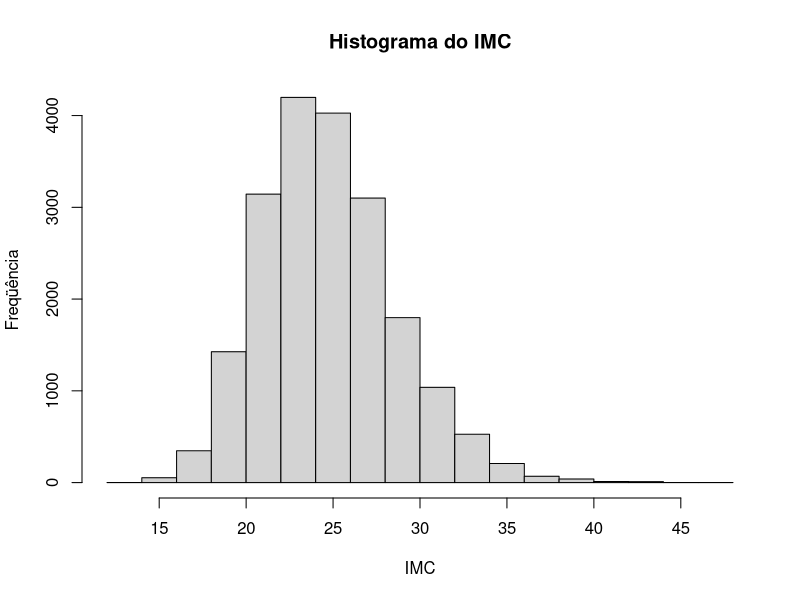

Recreate this plot in R.
n <- 20000
set.seed(1234)
idade <- abs(round(rnorm(n, 35, 7),0))
altura <- abs(round(rnorm(n, 1.50, 0.1), 2))
peso <- abs(round(rnorm(n, 55, 4), 2))
imc <- round(peso/altura^2, 2)
summary(imc)
#summary(altura)
#summary(idade)
#summary(peso)
#hist(idade, main = "Histograma de Idade", ylab = "Freq", xlab = "Idade")
#hist(altura,main = "Histograma da altura",ylab = "Freqüência",xlab = "Altura (em metros)")
#hist(peso, main = "Histograma do peso", ylab = "Freqüência",xlab = "Peso (em Kg)")

hist(imc, main = "Histograma do IMC",ylab = "Freqüência", xlab = "IMC")